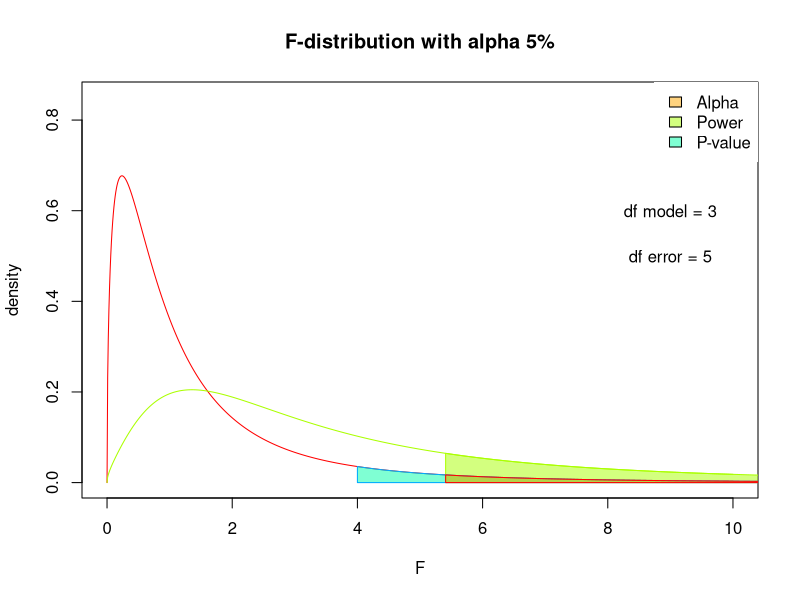
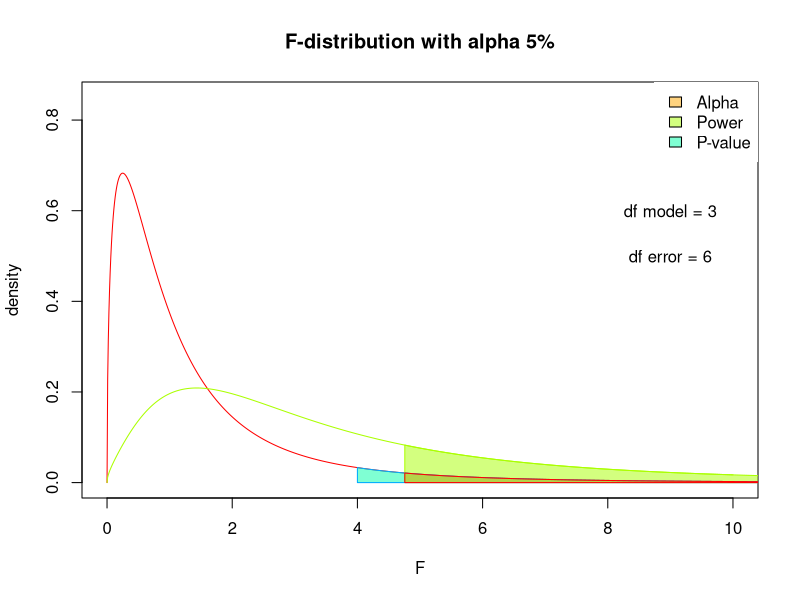
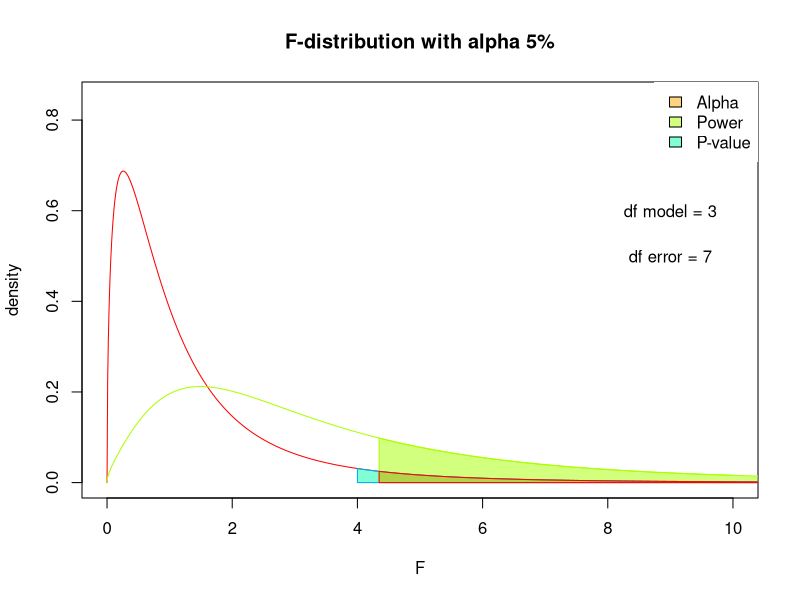
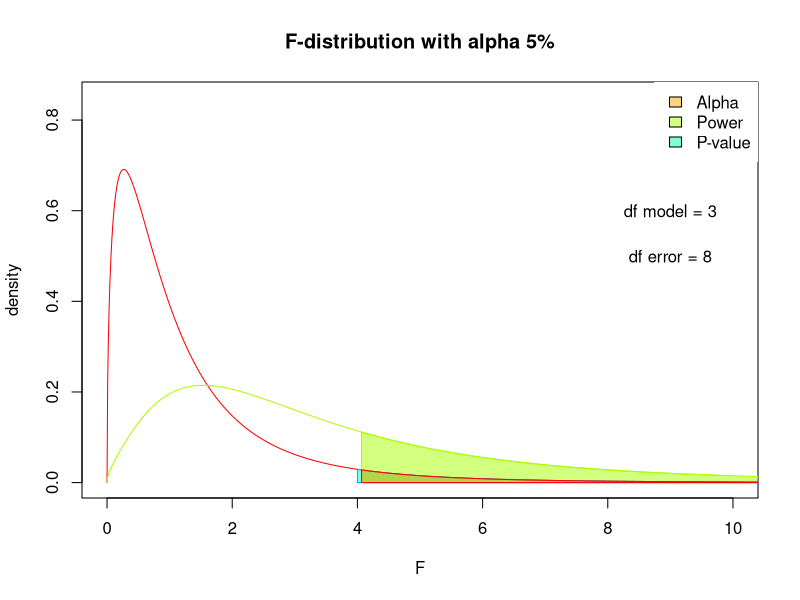
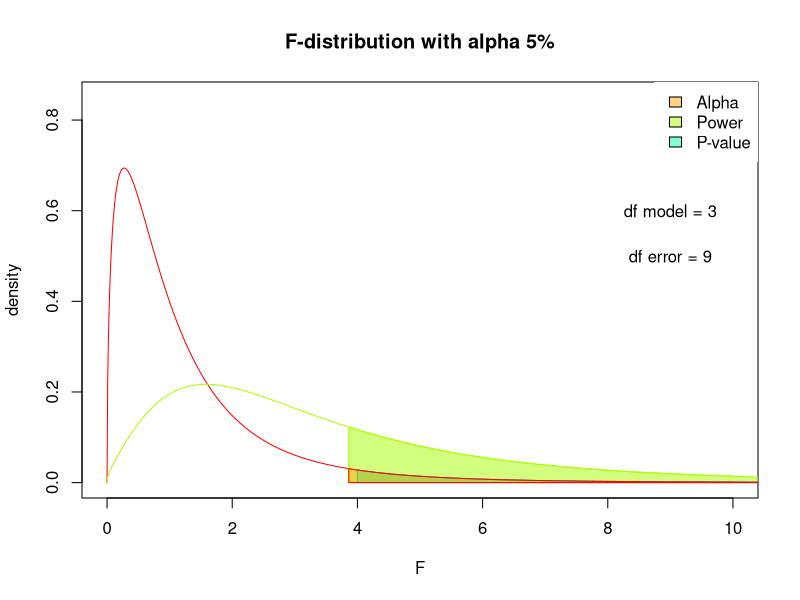
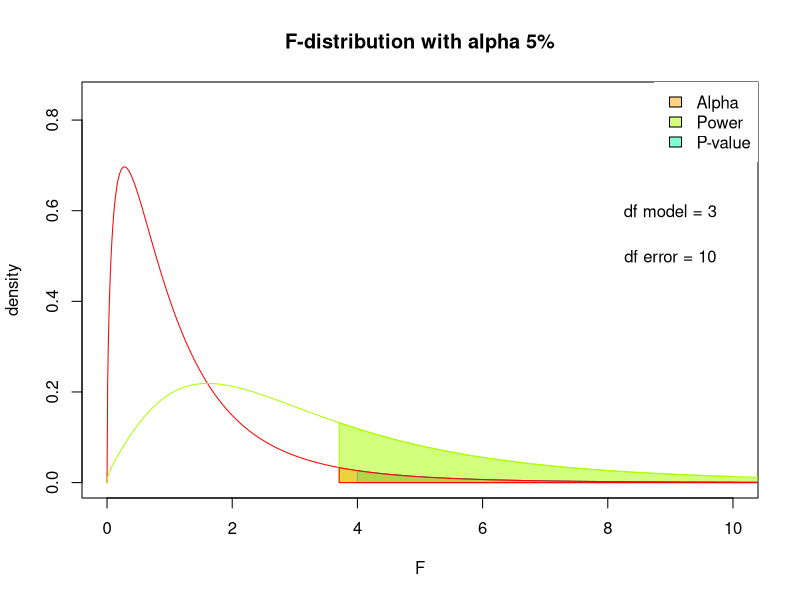
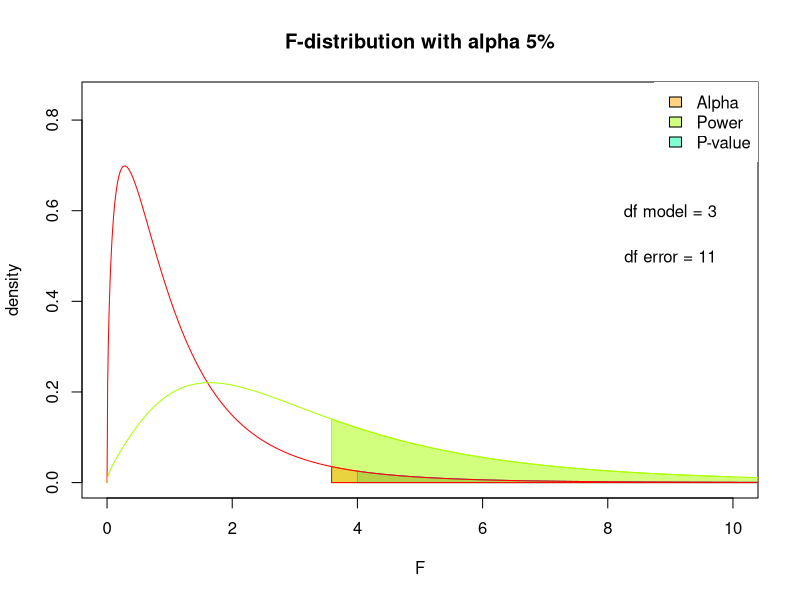
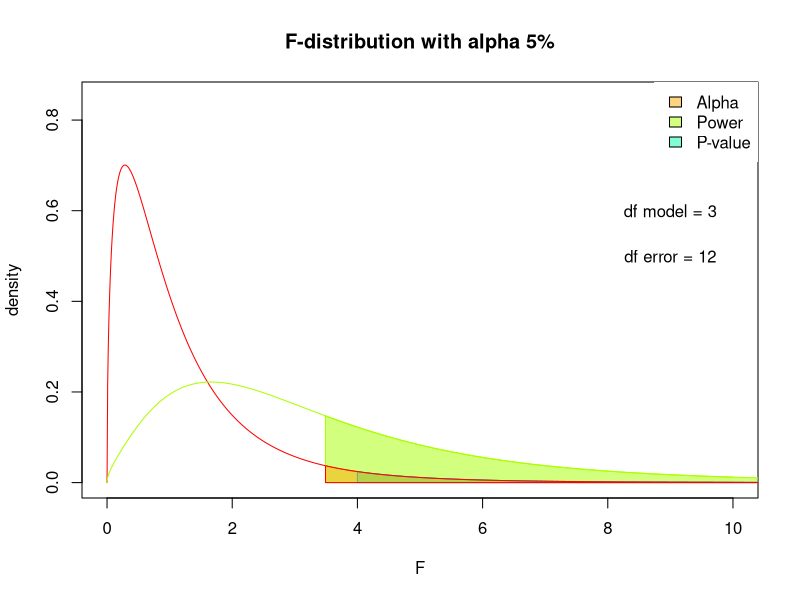

The R script that drew these images, in order:
## ---- chunk 1
multiple.n  = c(5, 15, 30)
multiple.k  = c(2, 4, 6)
multiple.df.model = multiple.k - 1
multiple.df.error = multiple.n - multiple.k
col         = rainbow(length(multiple.df.model) * length(multiple.df.error))
F = seq(0, 10, .01)

dfs = expand.grid(multiple.df.model, multiple.df.error)

n = c(5:15, rev(6:14))
k = 3:7

kaas = rep(k, each=length(n))
nsss = rep(n, length(k))

dfs = data.frame(kaas, nsss)

#c(1:8,rev(1:9))

for(i in 1:dim(dfs)[1]) { 

plot(F,  df(F, dfs[i,1], dfs[i,2]), type = "l", 
     xlim = c(0,10), ylim = c(0,.85), 
     xlab = "F", ylab="density", 
     col  = col[1],
     main = "F-distribution with alpha 5%")



  
  critical.f <- qf(.95, dfs[i,1], dfs[i,2])
  
  f.alpha <- seq(critical.f, 1000, .01)
  f.p <- seq(4, 1000, .01)
  
  # Alsternative distribution
  lines(F, df(F, dfs[i,1], dfs[i,2], ncp = 6), col=col[3])
  # Power
  polygon(c(f.alpha, rev(f.alpha)), c(df(f.alpha, dfs[i,1], dfs[i,2], ncp = 6), f.alpha*0 ), col= rgb(.66,1,0, .5), border = col[3])
  
  
  # P-values
  polygon(c(f.p, rev(f.p)), c(df(f.p, dfs[i,1], dfs[i,2]), f.p*0 ), col= rgb(0,1,.66, .5), border = col[6])
  
  # alpha
  polygon(c(f.alpha, rev(f.alpha)), c(df(f.alpha, dfs[i,1], dfs[i,2]), f.alpha*0 ), col= rgb(1,.66,0, .5), border = col[1])
  
  # lines(c(critical.f+.1, 5), c(.02, .2), col=col[i])
  
  text(9,.6, paste("df model =",dfs[i,1]))
   text(9,.5, paste("df error =",dfs[i,2]))
  
   legend("topright", legend = c("Alpha", "Power", "P-value"), fill = c(rgb(1,.66,0, .5), 
                                                                        rgb(.66,1,0, .5), 
                                                                        rgb(0,1,.66, .5)), box.lwd = "0")

  
}

# text(5,.2, expression(paste(alpha, "= 5%")), pos =3)
# 
# legend("topright", legend = paste("df model =",dfs[,1], "df error =", dfs[,2]), lty=1, col = col, cex=.75)
